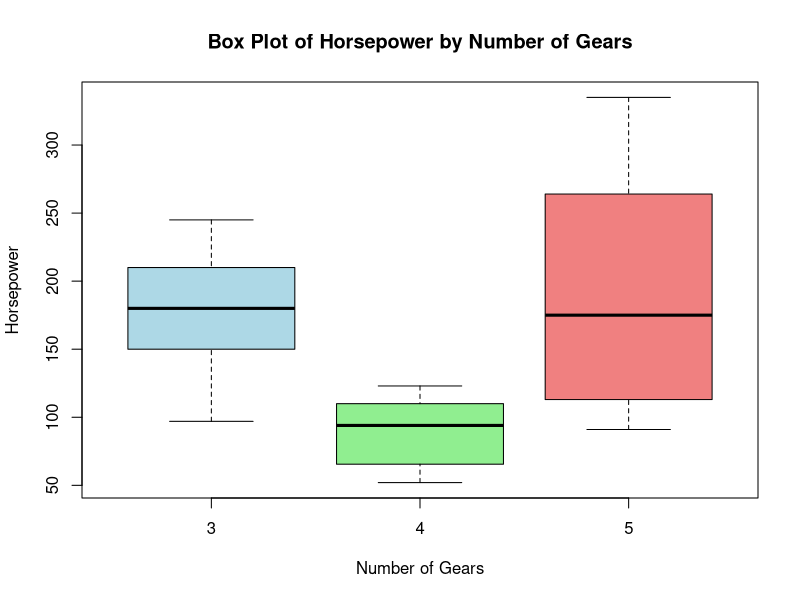

Reproduce this figure in R.
# Load the mtcars dataset
data(mtcars)

# Create the box plot
boxplot_hp <- boxplot(hp ~ gear, data=mtcars,
                      main="Box Plot of Horsepower by Number of Gears",
                      xlab="Number of Gears", ylab="Horsepower",
                      col=c("lightblue", "lightgreen", "lightcoral"),
                      pch=16, cex=1.5)


outliers <- boxplot_hp$out  

if(length(outliers) > 0) {
  for (i in 1:length(outliers)) {
    outlier_value <- outliers[i]  
    outlier_indices <- which(mtcars$hp == outlier_value)  
    
    
    for (j in outlier_indices) {
      outlier_label <- rownames(mtcars)[j]   
      gear_group <- mtcars$gear[j]  
      
      
      text(x = gear_group, y = outlier_value, labels = outlier_label, pos = 4, col = "red", cex = 0.8)
    }
  }
}
